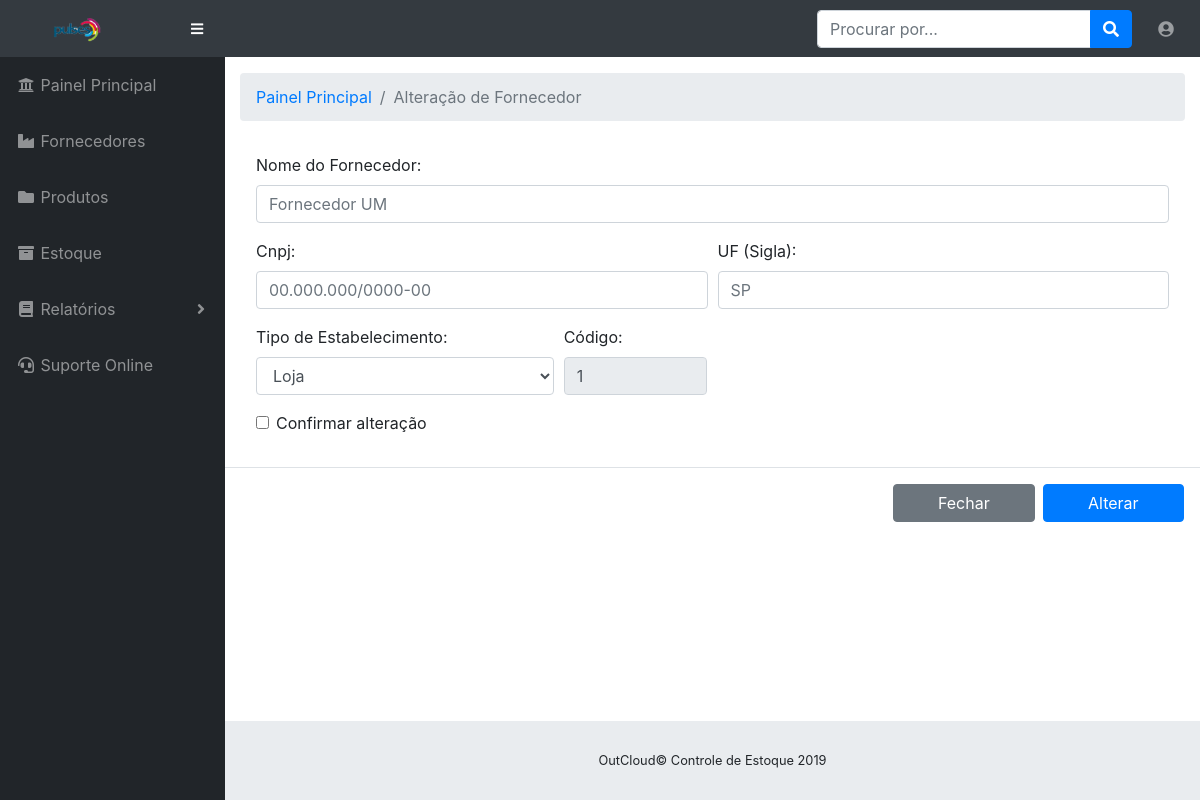
The app's page /view/select_alterar_fornecedor.php?id=1 (signed in) with its own data.
### tables this page shows
CREATE TABLE `fornecedores` (
  `id` int(11) NOT NULL,
  `nome` varchar(100) DEFAULT NULL,
  `cnpj` varchar(50) DEFAULT NULL,
  `uf` varchar(3) DEFAULT NULL,
  `tipo_estabelecimento` varchar(50) DEFAULT NULL
);

### view/select_alterar_fornecedor.php (the view, shortened to what this page needs)
<?php
require "../dao/conexao.php";
if ($_GET['id'] == "") {
  $_SESSION['select_vazio'] = true;
  header("Location:alterar_fornecedor.php");
} else {
  $id_select = $_GET['id'];
  $sql_fornec_selecionado = "SELECT * FROM fornecedores where id ='$id_select'";
  $result_fornec_selecionado = mysqli_query($conexao, $sql_fornec_selecionado);
  $dados_fornec_selecionado = mysqli_fetch_array($result_fornec_selecionado);
  ?>
  <!DOCTYPE html>
  <html lang="en">
  <head>
    <link href="../vendor/fontawesome-free/css/all.min.css" rel="stylesheet" type="text/css">
    <link href="../vendor/datatables/dataTables.bootstrap4.css" rel="stylesheet">
    <link href="../css/sb-admin.css" rel="stylesheet">
  </head>
  <body id="page-top">
    <?php
      include_once "nav.php";
      ?>
    <div id="wrapper">
      <?php
        include_once "menu.php";
        ?>
      <div id="content-wrapper">
        <div class="container-fluid">
          <ol class="breadcrumb">
            <li class="breadcrumb-item">
              <a href="painel.php">Painel Principal</a>
            </li>
            <li class="breadcrumb-item active">Alteração de Fornecedor</li>
          </ol>
          <form method="POST" action="../valida/valida_alter_fornec.php">
            <div class="modal-body">
              <div class="form-group">
                <label for="inputAddress">Nome do Fornecedor:</label>
                <input type="text" name="novo_nome" class="form-control" id="nome_fornecedor" placeholder="<?php echo $dados_fornec_selecionado['nome'] ?>">
              </div>
              <div class="form-row">
                <div class="form-group col-md-6">
                  <label for="inputEmail4">Cnpj:</label>
                  <input type="text" name="novo_cnpj" class="form-control" id="cnpj" placeholder="<?php echo $dados_fornec_selecionado['cnpj'] ?>">
                </div>
                <div class="form-group col-md-6">
                  <label for="tipo_produto">UF (Sigla):</label>
                  <input type="text" name="novo_uf" class="form-control" id="uf" placeholder="<?php echo $dados_fornec_selecionado['uf'] ?>">
                </div>
              </div>
              <div class="form-row">
                <div class="form-group col-md-4">
                  <label for="quantidade">Tipo de Estabelecimento:</label>
                  <select id="inputState" name="novo_estabelecimento" class="form-control">
                    <option value="" selected require><?php echo $dados_fornec_selecionado['tipo_estabelecimento'] ?></option>
                  </select>
                </div>
                <div class="form-group col-md-2">
                  <label for="data">Código:</label>
                  <input class="form-control" value="<?php echo ($dados_fornec_selecionado['id']); ?>" disabled>
                </div>
              </div>
              <div class="form-group">
                <div class="form-check">
                  <input class="form-check-input" type="checkbox" id="gridCheck" required>
                  <label class="form-check-label" for="gridCheck" required>
                    Confirmar alteração
                  </label>
                </div>
              </div>
            </div>
        </div>
        <div class="modal-footer">
          <button type="button" style="width:15%" class="btn btn-secondary" data-dismiss="modal">Fechar</button>
          <button type="submit" style="width:15%" name="alterar" class="btn btn-primary"><div style="color:white">Alterar</div></button>
        </div>
      </div>
    </div>
    <footer class="sticky-footer">
      <div class="container my-auto">
        <div class="copyright text-center my-auto">
        <span>OutCloud© Controle de Estoque 2019</span>
        </div>
      </div>
    </footer>
  </body>
  </html>
<?php } ?>

### records on screen
fornecedores: novo_nome "Fornecedor UM", novo_cnpj "00.000.000/0000-00", novo_uf "SP", novo_estabelecimento "Loja", id "1"
